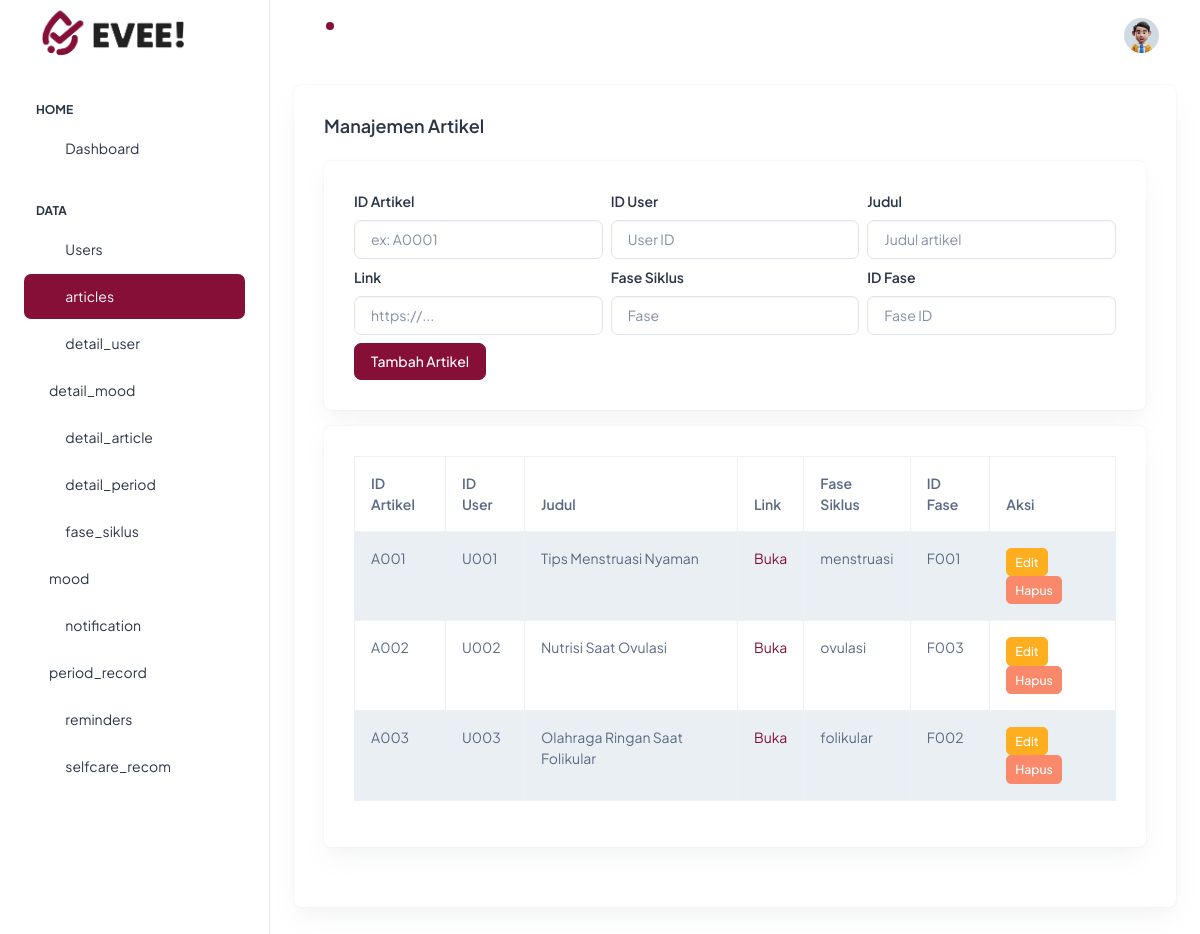
The app's page /pages/articles.php with its own data.
### tables this page shows
CREATE TABLE `articles` (
  `id_article` varchar(5) NOT NULL,
  `id_user` varchar(5) DEFAULT NULL,
  `judul` varchar(50) DEFAULT NULL,
  `link` text DEFAULT NULL,
  `fase_siklus` enum('menstruasi','folikular','ovulasi','luteal') DEFAULT NULL,
  `id_fase` varchar(5) DEFAULT NULL
);

### classes/Crud.php (called while the page is built, shortened)
<?php
class Crud {
    private $conn;
    public function __construct($db) {
        $this->conn = $db;
    }
    public function readAll($table) {
        $result = mysqli_query($this->conn, "SELECT * FROM $table");
        return mysqli_fetch_all($result, MYSQLI_ASSOC);
    }
}
?>

### pages/articles.php (the view, shortened to what this page needs)
<?php
require '../config/koneksi.php';
require '../classes/Crud.php';
include '../includes/header.php';
include '../includes/sidebar.php';
include '../includes/topbar.php';
$obj = new Crud($koneksi);
$rows = $obj->readAll('articles');
$editMode = false;
$editData = null;
?>
<div class="container-fluid">
    <div class="card mb-3">
        <div class="card-body">
            <h5 class="card-title fw-semibold mb-4">Manajemen Artikel</h5>
            <div class="card mb-3">
                <div class="card-body">
                    <?php if ($editMode && $editData): ?>
                        <form method="POST" class="row g-2">
                            <input type="hidden" name="id_article" value="<?= htmlspecialchars($editData['id_article']) ?>">
                            <div class="col-md-4">
                                <label class="form-label">ID User</label>
                                <input class="form-control" name="id_user" required value="<?= htmlspecialchars($editData['id_user']) ?>">
                            </div>
                            <div class="col-md-4">
                                <label class="form-label">Judul</label>
                                <input class="form-control" name="judul" required value="<?= htmlspecialchars($editData['judul']) ?>">
                            </div>
                            <div class="col-md-4">
                                <label class="form-label">Link</label>
                                <input class="form-control" name="link" required value="<?= htmlspecialchars($editData['link']) ?>">
                            </div>
                            <div class="col-md-4">
                                <label class="form-label">Fase Siklus</label>
                                <input class="form-control" name="fase_siklus" required value="<?= htmlspecialchars($editData['fase_siklus']) ?>">
                            </div>
                            <div class="col-md-4">
                                <label class="form-label">ID Fase</label>
                                <input class="form-control" name="id_fase" required value="<?= htmlspecialchars($editData['id_fase']) ?>">
                            </div>
                            <div class="col-12 mt-2">
                                <button class="btn btn-success" type="submit" name="update">Simpan Perubahan</button>
                                <a href="articles.php" class="btn btn-secondary">Batal</a>
                            </div>
                        </form>
                    <?php else: ?>
                        <form method="POST" class="row g-2">
                            <div class="col-md-4">
                                <label class="form-label">ID Artikel</label>
                                <input class="form-control" name="id_article" required placeholder="ex: A0001">
                            </div>
                            <div class="col-md-4">
                                <label class="form-label">ID User</label>
                                <input class="form-control" name="id_user" required placeholder="User ID">
                            </div>
                            <div class="col-md-4">
                                <label class="form-label">Judul</label>
                                <input class="form-control" name="judul" required placeholder="Judul artikel">
                            </div>
                            <div class="col-md-4">
                                <label class="form-label">Link</label>
                                <input class="form-control" name="link" required placeholder="https://...">
                            </div>
                            <div class="col-md-4">
                                <label class="form-label">Fase Siklus</label>
                                <input class="form-control" name="fase_siklus" required placeholder="Fase">
                            </div>
                            <div class="col-md-4">
                                <label class="form-label">ID Fase</label>
                                <input class="form-control" name="id_fase" required placeholder="Fase ID">
                            </div>
                            <div class="col-12 mt-2">
                                <button class="btn btn-primary" type="submit" name="create">Tambah Artikel</button>
                            </div>
                        </form>
                    <?php endif; ?>
                </div>
            </div>
            <div class="card">
                <div class="card-body">
                    <table class="table table-bordered table-striped">
                        <thead>
                            <tr>
                                <th>ID Artikel</th>
                                <th>ID User</th>
                                <th>Judul</th>
                                <th>Link</th>
                                <th>Fase Siklus</th>
                                <th>ID Fase</th>
                                <th>Aksi</th>
                            </tr>
                        </thead>
                        <tbody>
                            <?php if (!empty($rows)): ?>
                                <?php foreach ($rows as $r): ?>
                                    <tr>
                                        <td><?= htmlspecialchars($r['id_article']) ?></td>
                                        <td><?= htmlspecialchars($r['id_user']) ?></td>
                                        <td><?= htmlspecialchars($r['judul']) ?></td>
                                        <td><a href="<?= htmlspecialchars($r['link']) ?>" target="_blank">Buka</a></td>
                                        <td><?= htmlspecialchars($r['fase_siklus']) ?></td>
                                        <td><?= htmlspecialchars($r['id_fase']) ?></td>
                                        <td>
                                            <a href="?edit=<?= urlencode($r['id_article']) ?>" class="btn btn-sm btn-warning">Edit</a>
                                            <a href="?delete=<?= urlencode($r['id_article']) ?>" class="btn btn-sm btn-danger" onclick="return confirm('Hapus data ini?')">Hapus</a>
                                        </td>
                                    </tr>
                                <?php endforeach; ?>
                            <?php else: ?>
                                <tr><td colspan="7" class="text-center">Belum ada data</td></tr>
                            <?php endif; ?>
                        </tbody>
                    </table>
                </div>
            </div>
        </div>
    </div>
</div>
<?php include '../includes/footer.php'; ?>

### records on screen
articles: id_article "A001", id_user "U001", judul "Tips Menstruasi Nyaman", fase_siklus "menstruasi", id_fase "F001"
articles: id_article "A002", id_user "U002", judul "Nutrisi Saat Ovulasi", fase_siklus "ovulasi", id_fase "F003"
articles: id_article "A003", id_user "U003", judul "Olahraga Ringan Saat Folikular", fase_siklus "folikular", id_fase "F002"
